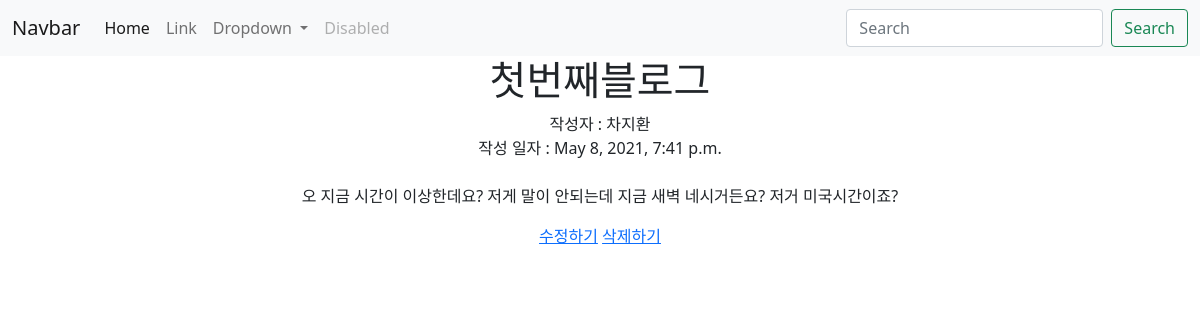
The page /blog/1 on the database its author committed.
### blog/models.py (models this page shows, shortened)
class Blog(models.Model):
    title = models.CharField(max_length=200) # 제한이 있는 문자형
    writer = models.CharField(max_length=100)
    pub_date = models.DateTimeField()
    body = models.TextField()

### blog/views.py (the view)
# urls.py: path('<str:id>', detail, name='detail'),
def detail(request, id):
    blog = get_object_or_404(Blog, pk = id)
    return render(request,'detail.html', {'blog':blog})

### blog/templates/detail.html
{% extends 'base.html' %}
{% block content %}
<h1>{{blog.title}}</h1>
<div>
    작성자 : {{blog.writer}}
    <br>
    작성 일자 : {{blog.pub_date}}
</div>
<br>
<p>{{blog.body}}</p>
<a href="{% url 'edit' blog.id%}">수정하기</a>
<a href="{% url 'delete' blog.id%}"> 삭제하기 </a>
{% endblock %}

### lionproject/templates/base.html (style rules this page uses)
body { text-align: center; }

### rows shown on the page
Blog: title "첫번째블로그", writer "차지환", pub_date "May 8, 2021, 7:41 p.m.", body "오 지금 시간이 이상한데요? 저게 말이 안되는데 지금 새벽 네시거든요? 저거 미국시간이죠?"
